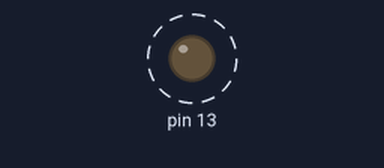
A sketch run on a simulated Arduino Uno, built with avr-gcc and run on an emulated ATmega328P. Parts: output pins drawn as LEDs (lit = HIGH). Dashed ring = blinking. What the sketch prints to the serial monitor is not drawn.

Above: at 0.5 s.
Timing chart, 0 to 4.6 s (numbered marks = the images above):
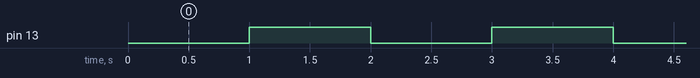

The sketch:

proseccing.ino
```cpp
void setup(){
  Serial.begin(9600);
    pinMode(13, OUTPUT);
}

void loop(){
  Serial.write(100);
  delay(1000);
  Serial.write(200);
  digitalWrite(13, HIGH);
  delay(1000);
  digitalWrite(13, LOW);


}
```

Measured:
- by itself, pin 13: alternates HIGH for 1.0 s and LOW for 1.0 s
